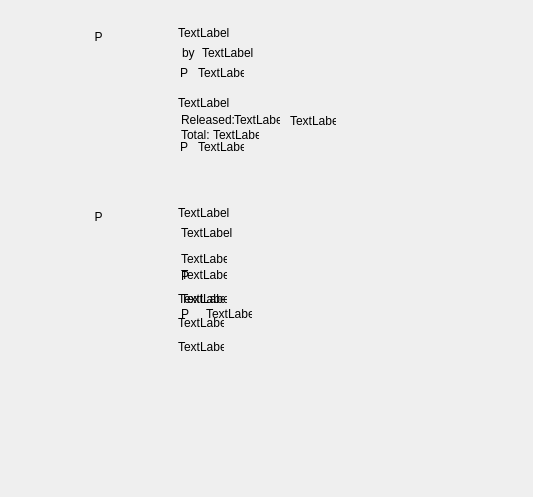
<ui version="4.0" >
 <class>MetaDataWidget</class>
 <widget class="QWidget" name="MetaDataWidget" >
  <property name="geometry" >
   <rect>
    <x>0</x>
    <y>0</y>
    <width>533</width>
    <height>497</height>
   </rect>
  </property>
  <property name="windowTitle" >
   <string/>
  </property>
  <widget class="DragLabel" name="aboutLabel" >
   <property name="geometry" >
    <rect>
     <x>178</x>
     <y>206</y>
     <width>74</width>
     <height>19</height>
    </rect>
   </property>
   <property name="text" >
    <string>TextLabel</string>
   </property>
   <property name="alignment" >
    <set>Qt::AlignLeading|Qt::AlignLeft|Qt::AlignTop</set>
   </property>
  </widget>
  <widget class="DragLabel" name="albumLabel" >
   <property name="geometry" >
    <rect>
     <x>178</x>
     <y>96</y>
     <width>74</width>
     <height>19</height>
    </rect>
   </property>
   <property name="text" >
    <string>TextLabel</string>
   </property>
   <property name="alignment" >
    <set>Qt::AlignLeading|Qt::AlignLeft|Qt::AlignTop</set>
   </property>
  </widget>
  <widget class="ImageButton" name="albumPic" >
   <property name="geometry" >
    <rect>
     <x>30</x>
     <y>30</y>
     <width>137</width>
     <height>137</height>
    </rect>
   </property>
   <property name="sizePolicy" >
    <sizepolicy vsizetype="Preferred" hsizetype="Preferred" >
     <horstretch>0</horstretch>
     <verstretch>0</verstretch>
    </sizepolicy>
   </property>
   <property name="text" >
    <string>P</string>
   </property>
   <property name="alignment" >
    <set>Qt::AlignHCenter|Qt::AlignTop</set>
   </property>
  </widget>
  <widget class="ImageButton" name="artistPic" >
   <property name="geometry" >
    <rect>
     <x>30</x>
     <y>210</y>
     <width>137</width>
     <height>137</height>
    </rect>
   </property>
   <property name="sizePolicy" >
    <sizepolicy vsizetype="Preferred" hsizetype="Preferred" >
     <horstretch>0</horstretch>
     <verstretch>0</verstretch>
    </sizepolicy>
   </property>
   <property name="text" >
    <string>P</string>
   </property>
   <property name="alignment" >
    <set>Qt::AlignHCenter|Qt::AlignTop</set>
   </property>
  </widget>
  <widget class="ImageButton" name="buyTrackIcon" >
   <property name="geometry" >
    <rect>
     <x>180</x>
     <y>66</y>
     <width>12</width>
     <height>12</height>
    </rect>
   </property>
   <property name="sizePolicy" >
    <sizepolicy vsizetype="Fixed" hsizetype="Fixed" >
     <horstretch>0</horstretch>
     <verstretch>0</verstretch>
    </sizepolicy>
   </property>
   <property name="minimumSize" >
    <size>
     <width>12</width>
     <height>12</height>
    </size>
   </property>
   <property name="maximumSize" >
    <size>
     <width>12</width>
     <height>12</height>
    </size>
   </property>
   <property name="text" >
    <string>P</string>
   </property>
   <property name="alignment" >
    <set>Qt::AlignLeading|Qt::AlignLeft|Qt::AlignTop</set>
   </property>
  </widget>
  <widget class="ImageButton" name="buyAlbumIcon" >
   <property name="geometry" >
    <rect>
     <x>180</x>
     <y>140</y>
     <width>12</width>
     <height>12</height>
    </rect>
   </property>
   <property name="sizePolicy" >
    <sizepolicy vsizetype="Fixed" hsizetype="Fixed" >
     <horstretch>0</horstretch>
     <verstretch>0</verstretch>
    </sizepolicy>
   </property>
   <property name="minimumSize" >
    <size>
     <width>12</width>
     <height>12</height>
    </size>
   </property>
   <property name="maximumSize" >
    <size>
     <width>12</width>
     <height>12</height>
    </size>
   </property>
   <property name="text" >
    <string>P</string>
   </property>
   <property name="alignment" >
    <set>Qt::AlignLeading|Qt::AlignLeft|Qt::AlignTop</set>
   </property>
  </widget>
  <widget class="URLLabel" name="buyAlbumLabel" >
   <property name="geometry" >
    <rect>
     <x>198</x>
     <y>140</y>
     <width>46</width>
     <height>16</height>
    </rect>
   </property>
   <property name="minimumSize" >
    <size>
     <width>0</width>
     <height>0</height>
    </size>
   </property>
   <property name="text" >
    <string>TextLabel</string>
   </property>
   <property name="alignment" >
    <set>Qt::AlignLeading|Qt::AlignLeft|Qt::AlignTop</set>
   </property>
  </widget>
  <widget class="URLLabel" name="buyTrackLabel" >
   <property name="geometry" >
    <rect>
     <x>198</x>
     <y>66</y>
     <width>46</width>
     <height>16</height>
    </rect>
   </property>
   <property name="minimumSize" >
    <size>
     <width>0</width>
     <height>0</height>
    </size>
   </property>
   <property name="text" >
    <string>TextLabel</string>
   </property>
   <property name="alignment" >
    <set>Qt::AlignLeading|Qt::AlignLeft|Qt::AlignTop</set>
   </property>
  </widget>
  <widget class="DragLabel" name="tagsLabel" >
   <property name="geometry" >
    <rect>
     <x>178</x>
     <y>292</y>
     <width>46</width>
     <height>14</height>
    </rect>
   </property>
   <property name="text" >
    <string>TextLabel</string>
   </property>
   <property name="alignment" >
    <set>Qt::AlignLeading|Qt::AlignLeft|Qt::AlignTop</set>
   </property>
   <property name="wordWrap" >
    <bool>true</bool>
   </property>
  </widget>
  <widget class="QLabel" name="numListenersLabel" >
   <property name="geometry" >
    <rect>
     <x>181</x>
     <y>226</y>
     <width>56</width>
     <height>14</height>
    </rect>
   </property>
   <property name="text" >
    <string>TextLabel</string>
   </property>
   <property name="alignment" >
    <set>Qt::AlignBottom|Qt::AlignLeading|Qt::AlignLeft</set>
   </property>
  </widget>
  <widget class="QLabel" name="wikiLabel" >
   <property name="geometry" >
    <rect>
     <x>181</x>
     <y>252</y>
     <width>46</width>
     <height>14</height>
    </rect>
   </property>
   <property name="frameShape" >
    <enum>QFrame::NoFrame</enum>
   </property>
   <property name="text" >
    <string>TextLabel</string>
   </property>
   <property name="alignment" >
    <set>Qt::AlignLeading|Qt::AlignLeft|Qt::AlignTop</set>
   </property>
   <property name="wordWrap" >
    <bool>true</bool>
   </property>
  </widget>
  <widget class="URLLabel" name="tagLink" >
   <property name="geometry" >
    <rect>
     <x>206</x>
     <y>307</y>
     <width>46</width>
     <height>14</height>
    </rect>
   </property>
   <property name="text" >
    <string>TextLabel</string>
   </property>
   <property name="alignment" >
    <set>Qt::AlignLeading|Qt::AlignLeft|Qt::AlignTop</set>
   </property>
  </widget>
  <widget class="ImageButton" name="tagButton" >
   <property name="geometry" >
    <rect>
     <x>181</x>
     <y>304</y>
     <width>20</width>
     <height>20</height>
    </rect>
   </property>
   <property name="sizePolicy" >
    <sizepolicy vsizetype="Fixed" hsizetype="Fixed" >
     <horstretch>0</horstretch>
     <verstretch>0</verstretch>
    </sizepolicy>
   </property>
   <property name="minimumSize" >
    <size>
     <width>20</width>
     <height>20</height>
    </size>
   </property>
   <property name="maximumSize" >
    <size>
     <width>20</width>
     <height>20</height>
    </size>
   </property>
   <property name="text" >
    <string>P</string>
   </property>
  </widget>
  <widget class="ImageButton" name="writeWikiButton" >
   <property name="geometry" >
    <rect>
     <x>181</x>
     <y>266</y>
     <width>20</width>
     <height>20</height>
    </rect>
   </property>
   <property name="sizePolicy" >
    <sizepolicy vsizetype="Ignored" hsizetype="Ignored" >
     <horstretch>0</horstretch>
     <verstretch>0</verstretch>
    </sizepolicy>
   </property>
   <property name="minimumSize" >
    <size>
     <width>20</width>
     <height>20</height>
    </size>
   </property>
   <property name="maximumSize" >
    <size>
     <width>20</width>
     <height>20</height>
    </size>
   </property>
   <property name="text" >
    <string>P</string>
   </property>
  </widget>
  <widget class="URLLabel" name="wikiLink" >
   <property name="geometry" >
    <rect>
     <x>181</x>
     <y>268</y>
     <width>46</width>
     <height>14</height>
    </rect>
   </property>
   <property name="text" >
    <string>TextLabel</string>
   </property>
   <property name="alignment" >
    <set>Qt::AlignLeading|Qt::AlignLeft|Qt::AlignTop</set>
   </property>
  </widget>
  <widget class="QLabel" name="tagNoTagsLabel" >
   <property name="geometry" >
    <rect>
     <x>181</x>
     <y>292</y>
     <width>46</width>
     <height>14</height>
    </rect>
   </property>
   <property name="text" >
    <string>TextLabel</string>
   </property>
  </widget>
  <widget class="DragLabel" name="similarLabel" >
   <property name="geometry" >
    <rect>
     <x>178</x>
     <y>316</y>
     <width>46</width>
     <height>14</height>
    </rect>
   </property>
   <property name="text" >
    <string>TextLabel</string>
   </property>
   <property name="alignment" >
    <set>Qt::AlignLeading|Qt::AlignLeft|Qt::AlignTop</set>
   </property>
   <property name="wordWrap" >
    <bool>true</bool>
   </property>
  </widget>
  <widget class="DragLabel" name="topFansLabel" >
   <property name="geometry" >
    <rect>
     <x>178</x>
     <y>340</y>
     <width>46</width>
     <height>14</height>
    </rect>
   </property>
   <property name="text" >
    <string>TextLabel</string>
   </property>
   <property name="alignment" >
    <set>Qt::AlignLeading|Qt::AlignLeft|Qt::AlignTop</set>
   </property>
   <property name="wordWrap" >
    <bool>true</bool>
   </property>
  </widget>
  <widget class="QLabel" name="releaseDateLabel" >
   <property name="geometry" >
    <rect>
     <x>234</x>
     <y>113</y>
     <width>46</width>
     <height>17</height>
    </rect>
   </property>
   <property name="frameShape" >
    <enum>QFrame::NoFrame</enum>
   </property>
   <property name="text" >
    <string>TextLabel</string>
   </property>
   <property name="alignment" >
    <set>Qt::AlignLeading|Qt::AlignLeft|Qt::AlignTop</set>
   </property>
  </widget>
  <widget class="QLabel" name="numTracksLabel" >
   <property name="geometry" >
    <rect>
     <x>213</x>
     <y>128</y>
     <width>46</width>
     <height>17</height>
    </rect>
   </property>
   <property name="text" >
    <string>TextLabel</string>
   </property>
   <property name="alignment" >
    <set>Qt::AlignLeading|Qt::AlignLeft|Qt::AlignTop</set>
   </property>
  </widget>
  <widget class="QLabel" name="releasedCaption" >
   <property name="geometry" >
    <rect>
     <x>181</x>
     <y>113</y>
     <width>63</width>
     <height>17</height>
    </rect>
   </property>
   <property name="text" >
    <string>Released:</string>
   </property>
   <property name="alignment" >
    <set>Qt::AlignLeading|Qt::AlignLeft|Qt::AlignTop</set>
   </property>
  </widget>
  <widget class="QLabel" name="totalCaption" >
   <property name="geometry" >
    <rect>
     <x>181</x>
     <y>128</y>
     <width>41</width>
     <height>17</height>
    </rect>
   </property>
   <property name="text" >
    <string>Total:</string>
   </property>
   <property name="alignment" >
    <set>Qt::AlignLeading|Qt::AlignLeft|Qt::AlignTop</set>
   </property>
  </widget>
  <widget class="DragLabel" name="artistLabel" >
   <property name="geometry" >
    <rect>
     <x>202</x>
     <y>46</y>
     <width>74</width>
     <height>19</height>
    </rect>
   </property>
   <property name="text" >
    <string>TextLabel</string>
   </property>
   <property name="alignment" >
    <set>Qt::AlignLeading|Qt::AlignLeft|Qt::AlignTop</set>
   </property>
  </widget>
  <widget class="DragLabel" name="trackLabel" >
   <property name="geometry" >
    <rect>
     <x>178</x>
     <y>26</y>
     <width>61</width>
     <height>23</height>
    </rect>
   </property>
   <property name="minimumSize" >
    <size>
     <width>0</width>
     <height>23</height>
    </size>
   </property>
   <property name="maximumSize" >
    <size>
     <width>16777215</width>
     <height>23</height>
    </size>
   </property>
   <property name="text" >
    <string>TextLabel</string>
   </property>
   <property name="alignment" >
    <set>Qt::AlignLeading|Qt::AlignLeft|Qt::AlignTop</set>
   </property>
  </widget>
  <widget class="QLabel" name="byCaption" >
   <property name="geometry" >
    <rect>
     <x>182</x>
     <y>46</y>
     <width>18</width>
     <height>19</height>
    </rect>
   </property>
   <property name="text" >
    <string>by</string>
   </property>
   <property name="alignment" >
    <set>Qt::AlignLeading|Qt::AlignLeft|Qt::AlignTop</set>
   </property>
  </widget>
  <widget class="URLLabel" name="recordLabelLabel" >
   <property name="geometry" >
    <rect>
     <x>290</x>
     <y>114</y>
     <width>46</width>
     <height>14</height>
    </rect>
   </property>
   <property name="text" >
    <string>TextLabel</string>
   </property>
  </widget>
 </widget>
 <customwidgets>
  <customwidget>
   <class>DragLabel</class>
   <extends>QLabel</extends>
   <header>draglabel.h</header>
  </customwidget>
  <customwidget>
   <class>URLLabel</class>
   <extends>QLabel</extends>
   <header>URLLabel.h</header>
  </customwidget>
  <customwidget>
   <class>ImageButton</class>
   <extends>QLabel</extends>
   <header>imagebutton.h</header>
  </customwidget>
 </customwidgets>
 <resources/>
 <connections/>
</ui>
